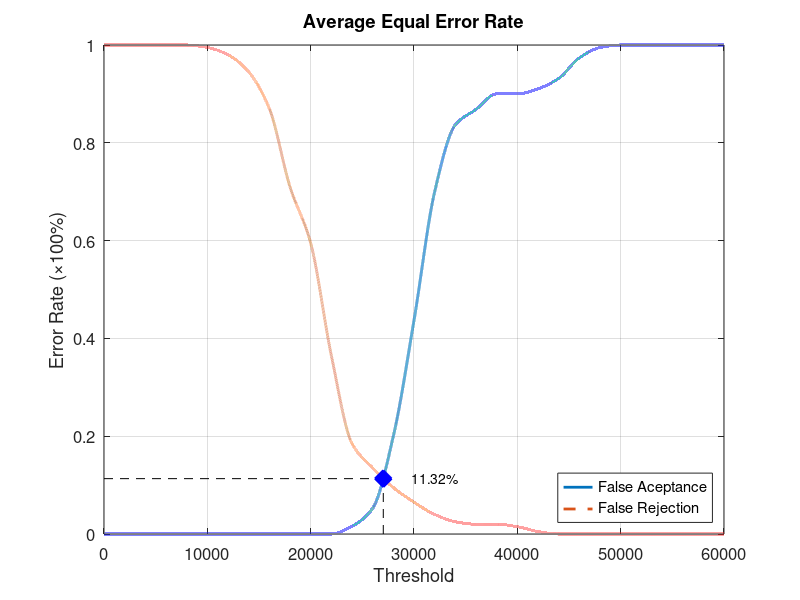
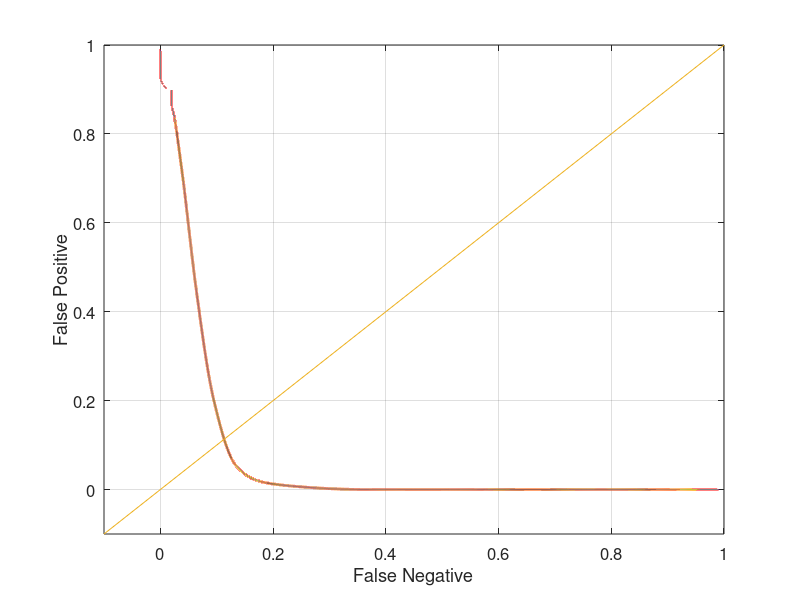

Recreate these plots in MATLAB, in order.
function yEER = Database2_1
close all;
clear;
clc;
x = 0:2000:60000;
xq = 0:0.5:60000;

y0 = [0 0 0 0 0 0 0 0 0 0 0 0 0.0157895 0.0526316 0.2 0.436842 0.7 0.836842 0.868421 0.9 0.9 0.910526 0.931579 0.973684 0.994737 1 1 1 1 1 1];
yy0 = interp1(x, y0, xq, 'pchip');
y1 = [1 1 1 1 1 0.995 0.98 0.945 0.87 0.71 0.595 0.365 0.185 0.135 0.095 0.065 0.04 0.025 0.02 0.02 0.015 0.005 0 0 0 0 0 0 0 0 0];
yy1 = interp1(x, y1, xq, 'pchip');

% Calculating EER: 
y2 = abs(y0 - y1);
find(y2 == min(y2))
yy2 = abs(yy0 - yy1);
xEER = find(yy2 == min(yy2));
xEERIndex = xq(xEER) % X-axis EER
yEER = yy0(xEER) % Y-axis EER

main = figure
plot(xq, yy0,'-','LineWidth', 2);	hold on
plot(xq, yy1,'--','LineWidth', 2);	hold on
plot([xEERIndex xEERIndex], [0 yEER], 'k--');	hold on
plot([0 xEERIndex], [yEER yEER], 'k--');	hold on
plot(xEERIndex, yEER, 'bx', 'LineWidth', 10);	hold on
text(xEERIndex + 10 * xEERIndex / 100, yEER, [num2str(round((10000 * yEER)) / 100) '%'])
legend('False Aceptance', 'False Rejection', 'Location', 'SouthEast')
xlabel('Threshold')
ylabel('Error Rate (\times100%)')
title('Average Equal Error Rate')
set(gca, 'FontSize', 12)
axis([0 60000 0 1])
grid on

print(main, 'Database2_1Main', '-dpng');
FNRxFPR = figure('Color', [1 1 1]);
plot(yy1, yy0, '-', yy1, yy0, 'LineWidth', 2);
hold on
y = -0.1:0.1:1
plot(y, y); 
set(gca, 'FontSize', 12)
xlabel('False Negative')
ylabel('False Positive')
axis([-0.1 1 -0.1 1])
set(gca, 'FontSize', 12)
grid on

print(FNRxFPR, 'Database2_1FNRxFPR','-dpng');
end
